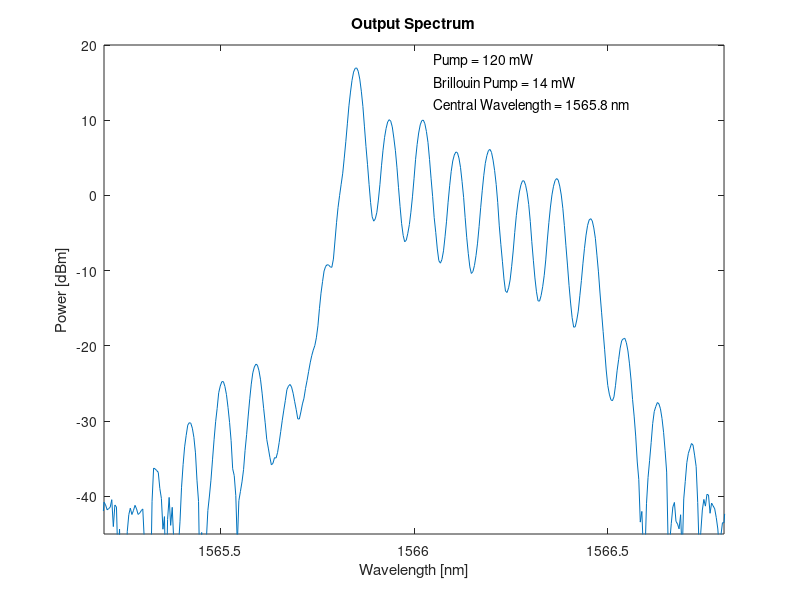
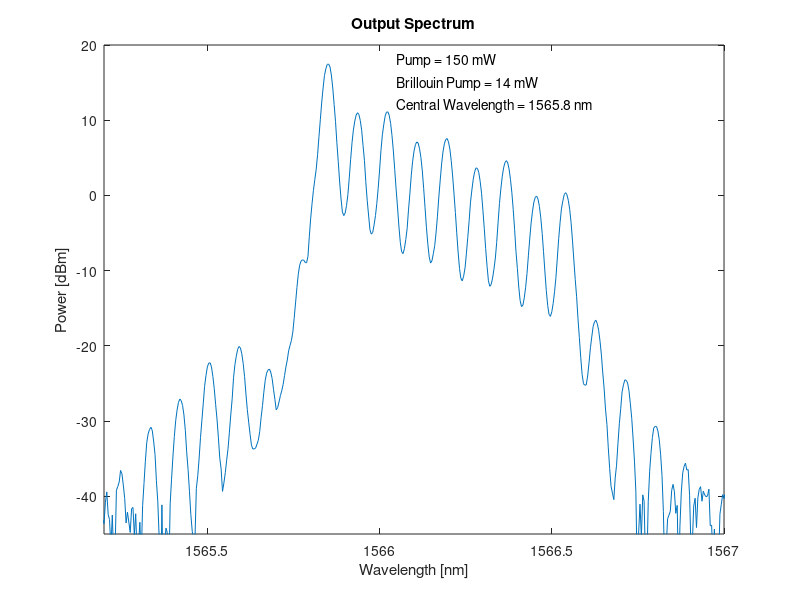
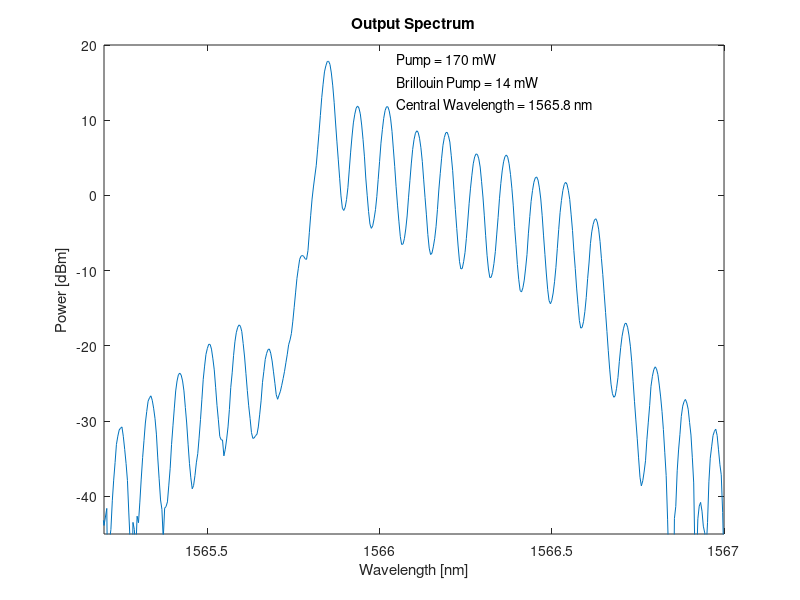
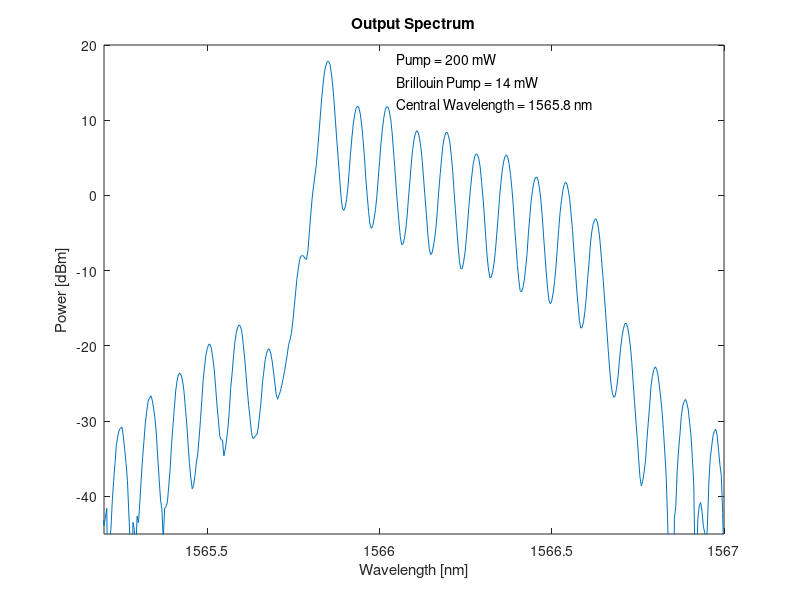

The MATLAB source for these figures, in order:
clc;format short;format compact; 

%% Loads workspaces
load('Workspace_032.mat');
load('Workspace_033.mat');
load('Workspace_034.mat');
load('Workspace_035.mat');
load('Workspace_036.mat');
load('Workspace_037.mat');
load('Workspace_038.mat');
load('Workspace_039.mat');

%% dBm 
Power32= 10*log10((Power32)/1e-3);
Power33= 10*log10((Power33)/1e-3);
Power34= 10*log10((Power34)/1e-3);
Power35= 10*log10((Power35)/1e-3);
Power36= 10*log10((Power36)/1e-3);
Power37= 10*log10((Power37)/1e-3);
Power38= 10*log10((Power38)/1e-3);
Power39= 10*log10((Power39)/1e-3);

%% Plots spectrums

figure,plot(Lambda32,Power32);
hold off, grid off
title('Output Spectrum');
xlabel('Wavelength [nm]');
ylabel('Power [dBm]');
axis([1565.2 1566.8 -45 20]);
text(1566.05,18,'Pump = 120 mW');
text(1566.05,15,'Brillouin Pump = 14 mW');
text(1566.05,12,'Central Wavelength = 1565.8 nm');

figure,plot(Lambda33,Power33); 
hold off, grid off
title('Output Spectrum');
xlabel('Wavelength [nm]');
ylabel('Power [dBm]');
axis([1565.2 1567 -45 20]);
text(1566.05,18,'Pump = 150 mW');
text(1566.05,15,'Brillouin Pump = 14 mW');
text(1566.05,12,'Central Wavelength = 1565.8 nm');

figure, plot(Lambda34,Power34);
hold off, grid off
title('Output Spectrum');
xlabel('Wavelength [nm]');
ylabel('Power [dBm]');
axis([1565.2 1567 -45 20]);
text(1566.05,18,'Pump = 170 mW');
text(1566.05,15,'Brillouin Pump = 14 mW');
text(1566.05,12,'Central Wavelength = 1565.8 nm');

figure,plot(Lambda35,Power35);
hold off, grid off
title('Output Spectrum');
xlabel('Wavelength [nm]');
ylabel('Power [dBm]');
axis([1565.2 1567 -45 20]);
text(1566.05,18,'Pump = 200 mW');
text(1566.05,15,'Brillouin Pump = 14 mW');
text(1566.05,12,'Central Wavelength = 1565.8 nm');

figure, plot(Lambda36,Power36); 
hold off, grid off
title('Output Spectrum');
xlabel('Wavelength [nm]');
ylabel('Power [dBm]');
axis([1565.2 1567 -45 20]);
text(1566.05,18,'Pump = 220 mW');
text(1566.05,15,'Brillouin Pump = 14 mW');
text(1566.05,12,'Central Wavelength = 1565.8 nm');

figure,plot(Lambda37,Power37); 
hold off, grid off
title('Output Spectrum');
xlabel('Wavelength [nm]');
ylabel('Power [dBm]');
axis([1565.2 1567 -45 20]);
text(1566.05,18,'Pump = 250 mW');
text(1566.05,15,'Brillouin Pump = 14 mW');
text(1566.05,12,'Central Wavelength = 1565.8 nm');

figure,plot(Lambda38,Power38); 
hold off, grid off
title('Output Spectrum');
xlabel('Wavelength [nm]');
ylabel('Power [dBm]');
axis([1565 1567.6 -45 20]);
text(1566.05,18,'Pump = 280 mW');
text(1566.05,15,'Brillouin Pump = 14 mW');
text(1566.05,12,'Central Wavelength = 1565.8 nm');
 
figure, plot(Lambda39,Power39); 
hold off, grid off
title('Output Spectrum');
xlabel('Wavelength [nm]');
ylabel('Power [dBm]');
axis([1565.2 1566.6 -45 20]);
text(1566.05,18,'Pump = 90 mW');
text(1566.05,15,'Brillouin Pump = 14 mW');
text(1566.05,12,'Central Wavelength = 1565.8 nm');

figure,plot(Lambda39,Power39,Lambda32,Power32,Lambda33,Power33,Lambda34,Power34,Lambda35,Power35,Lambda36,Power36,Lambda37,Power38,Lambda38,Power38);
hold off, grid off
title('Output Spectrum');
xlabel('Wavelength [nm]');
ylabel('Power [dBm]');
axis([1564.5 1568 -45 20]);
l = legend ('90','120','150','170','200','220','250','280');
title(l,'Pump [mW]');
text(1564.55,15,'Brillouin Pump = 14 mW');
text(1564.55,12,'Central Wavelength = 1565.8 nm');
